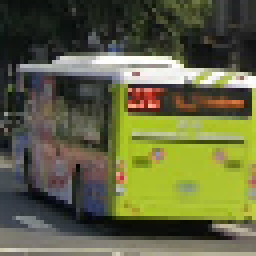
#> input picture project1/dataset/train/bus/007.png, 64 x 64 px, found by its file name (shown 4 times larger); its folder holds only this picture in this run
$ jupyter execute --allow-errors AIcapstone_P1_Kmeans.ipynb
#> lines starting #> are read from the running program, lines starting #| are printed output that depends on the picture
# Package

[cell 1]
import pandas as pd
import os
from skimage.transform import resize
from skimage.io import imread
import numpy as np
import matplotlib.pyplot as plt
from skimage import color

from sklearn.cluster import KMeans

from sklearn.decomposition import PCA
from skimage.feature import hog

from sklearn.metrics import accuracy_score

[cell 2]
from google.colab import drive
drive.mount('/content/drive')

# Process Data

[cell 3]
class_name_path = "/content/drive/MyDrive/dataset/train"
ClassName = os.listdir(class_name_path)

ClassName

[cell 4]
flat_data_arr_train=[] # training input array
flat_data_arr_test=[] # test input array

target_arr_train=[] # train output array
target_arr_test=[] # test output array

datadir="/content/drive/MyDrive/dataset/"
# path which contains all the categories of images
for i in ClassName:
    print(f'loading... category : {i}')
    # training
    training_path=os.path.join(datadir, 'train', i)
    for img in os.listdir(training_path):
        img_array=imread(os.path.join(training_path,img))
#> img_array is the input picture: shape (64, 64, 3); mean R, G, B 98.3, 100.6, 66.4
        flat_data_arr_train.append(img_array.flatten())
        target_arr_train.append(ClassName.index(i))

    # test
    test_path=os.path.join(datadir, 'test', i)
    for img in os.listdir(test_path):
        img_array=imread(os.path.join(test_path,img))
        flat_data_arr_test.append(img_array.flatten())
        target_arr_test.append(ClassName.index(i))
    print(f'loaded category:{i} successfully')
    print()
#> pass 2 of the loop `for i in ClassName:`:
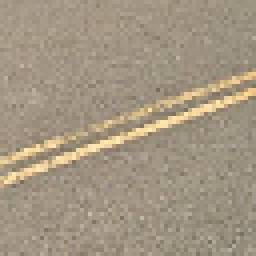
#> input picture project1/dataset/train/double_yellow_lines/005.png, 64 x 64 px, found by its file name (shown 4 times larger)
#> img_array is the input picture: shape (64, 64, 3); mean R, G, B 162.8, 149.9, 130.2

flat_data_train=np.array(flat_data_arr_train)
target_train=np.array(target_arr_train)
df_train=pd.DataFrame(flat_data_train) #dataframe
#> df_train = table of 2 rows and 12288 columns
df_train['Target']=target_train
x_train=df_train.iloc[:,:-1] # training input data
#> x_train = table of 2 rows and 12288 columns
y_train=df_train.iloc[:,-1] # training output data

flat_data_test=np.array(flat_data_arr_test)
target_test=np.array(target_arr_test)
df_test=pd.DataFrame(flat_data_test)
#> df_test = table of 2 rows and 12288 columns
df_test["Target"]=target_test
x_test=df_test.iloc[:,:-1]
#> x_test = table of 2 rows and 12288 columns
y_test=df_test.iloc[:,-1]

# print(df_train)
# print(df_test)

# common function

[cell 5]
def retrieve_info(cluster_labels,y_train):
  # Initializing
  reference_labels = {}
  # For loop to run through each label of cluster label
  for i in range(len(np.unique(cluster_labels))):
    index = np.where(cluster_labels==i, 1, 0)
    num = np.bincount(y_train[index==1]).argmax()
    reference_labels[i] = num

  return reference_labels

[cell 6]
def compute_kmeans_score(model, kmean_labels, y_train, x_test, y_test):
  # get reference label
  reference_labels = retrieve_info(kmeans.labels_,y_train)

  # training score
  train_labels = np.random.rand(len(kmeans.labels_))
  for i in range(len(kmeans.labels_)):
    train_labels[i] = reference_labels[kmeans.labels_[i]]

  train_score = accuracy_score(train_labels, y_train)

  # test score
  pre = kmeans.predict(x_test)
  test_labels = []
  for i in pre:
    test_labels.append(reference_labels[i])

  test_labels = np.array(test_labels)
  test_score = accuracy_score(test_labels,y_test)

  return train_score, test_score

[cell 7]
def cross_validation(model, x_train, y_train, cv = 5):

  cvs = 0
  record = []
  num_val_samples = len(x_train)//cv

  for i in range(cv):
      val_data = x_train[i*num_val_samples : (i+1)*num_val_samples]
      val_targets = y_train[i*num_val_samples : (i+1)*num_val_samples]

      remaining_data = np.concatenate(
                          [x_train[: i*num_val_samples],
                          x_train[(i+1)*num_val_samples :]],
                          axis = 0)
      remaining_targets = np.concatenate(
                          [y_train[: i*num_val_samples],
                          y_train[(i+1)*num_val_samples :]],
                          axis = 0)
      # print(i)
      # print(remaining_data.shape)
      # print(remaining_targets.shape)
      model.fit(remaining_data, remaining_targets)
      train_score, test_score = compute_kmeans_score(model, model.labels_,
                               remaining_targets, val_data, val_targets)
      record.append(test_score)

  for i in record:
    cvs += (i/cv)

  return test_score

# origion

[cell 8]
k = range(10, 350, 10)
llo_score = []
elk_score = []
best_score = 0
best_k = 0
best_algorithm = ""

#> (the rest of this cell did not finish here and is left out)

[cell 9]
kmeans = KMeans(n_clusters = 120)
#> (the rest of this cell did not finish here and is left out)

#> (a cell that did not finish here is left out)

#> (a cell that did not finish here is left out)

# PCA

[cell 12]
pca = PCA(n_components=0.85)
pca.fit(x_train)

x_train_pca = pca.transform(x_train)
#> x_train_pca = [-4821.2, 4821.2]
x_test_pca = pca.transform(x_test)
#> x_test_pca = [-4821.2, 4821.2]

[cell 13]
k = range(10, 350, 10)
llo_score = []
elk_score = []
best_score = 0
best_k = 0
best_algorithm = ""

#> (the rest of this cell did not finish here and is left out)

[cell 14]
kmeans = KMeans(n_clusters = 20)
#> (the rest of this cell did not finish here and is left out)

#> (a cell that did not finish here is left out)

#> (a cell that did not finish here is left out)

# HOG

[cell 17]
imgs = []
gray_img = []
hog_img = []
hog_feature_train = []
hog_feature_test = []
target_arr_train=[] # train output array
target_arr_test=[] # test output array

datadir="/content/drive/MyDrive/dataset/"
# path which contains all the categories of images
for i in ClassName:
    print(f'loading... category : {i}')
    # training
    training_path=os.path.join(datadir, 'train', i)
    for img_ in os.listdir(training_path):
        img = imread(os.path.join(training_path,img_))
        img_gray = color.rgb2gray(img)
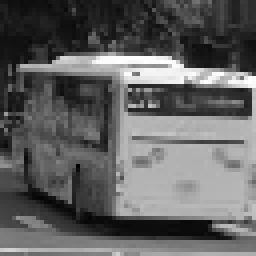
#> img_gray: shape (64, 64) float64 (shown 4 times larger); min 0.0139, max 1, mean 0.383
        hog_vec, hog_vis = hog(img_gray, visualize=True)
#> hog_vec = 2916 values, max 0.393 at index 2785, min 0 at index 28, mean 0.0718

        imgs.append(img)
        gray_img.append(img_gray)
        hog_img.append(hog_vis)
        hog_feature_train.append(hog_vec)
        target_arr_train.append(ClassName.index(i))

    # test
    test_path=os.path.join(datadir, 'test', i)
    for img_ in os.listdir(test_path):
        img = imread(os.path.join(test_path,img_))
        img_gray = color.rgb2gray(img)
        hog_vec, hog_vis = hog(img_gray, visualize=True)

        imgs.append(img)
        gray_img.append(img_gray)
        hog_img.append(hog_vis)
        hog_feature_test.append(hog_vec)
        target_arr_test.append(ClassName.index(i))
    print(f'loaded category:{i} successfully')
    print()
#> pass 2 of the loop `for i in ClassName:`:
#> `img_gray = color.rgb2gray(img)`:
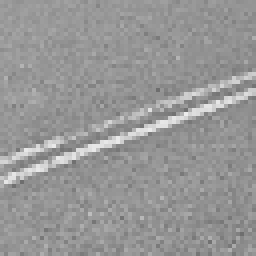
#> img_gray: shape (64, 64) float64 (shown 4 times larger); min 0.432, max 0.926, mean 0.593
#> hog_vec = 2916 values, max 0.314 at index 1865, min 0 at index 477, mean 0.0879

hog_feature_train = np.array(hog_feature_train)
target_train = np.array(target_arr_train)
df_train_hog = pd.DataFrame(hog_feature_train) #dataframe
#> df_train_hog = table of 2 rows and 2916 columns
df_train_hog['Target'] = target_train
x_train_hog=df_train_hog.iloc[:,:-1] # training input data
#> x_train_hog = table of 2 rows and 2916 columns
y_train=df_train_hog.iloc[:,-1] # training output data

hog_feature_test = np.array(hog_feature_test)
target_test=np.array(target_arr_test)
df_test_hog=pd.DataFrame(hog_feature_test)
#> df_test_hog = table of 2 rows and 2916 columns
df_test_hog["Target"]=target_test
x_test_hog=df_test_hog.iloc[:,:-1]
#> x_test_hog = table of 2 rows and 2916 columns
y_test=df_test_hog.iloc[:,-1]

[cell 18]
k = range(10, 350, 10)
llo_score = []
elk_score = []
best_score = 0
best_k = 0
best_algorithm = ""

#> (the rest of this cell did not finish here and is left out)

[cell 19]
kmeans = KMeans(algorithm = "elkan", n_clusters = 70)
#> (the rest of this cell did not finish here and is left out)

#> (a cell that did not finish here is left out)

#> (a cell that did not finish here is left out)

# HOG + PCA

[cell 22]
pca = PCA(n_components=0.85)
pca.fit(x_train_hog)

x_train_hog_pca = pca.transform(x_train_hog)
#> x_train_hog_pca = [2.79, -2.79]
x_test_hog_pca = pca.transform(x_test_hog)
#> x_test_hog_pca = [2.79, -2.79]
